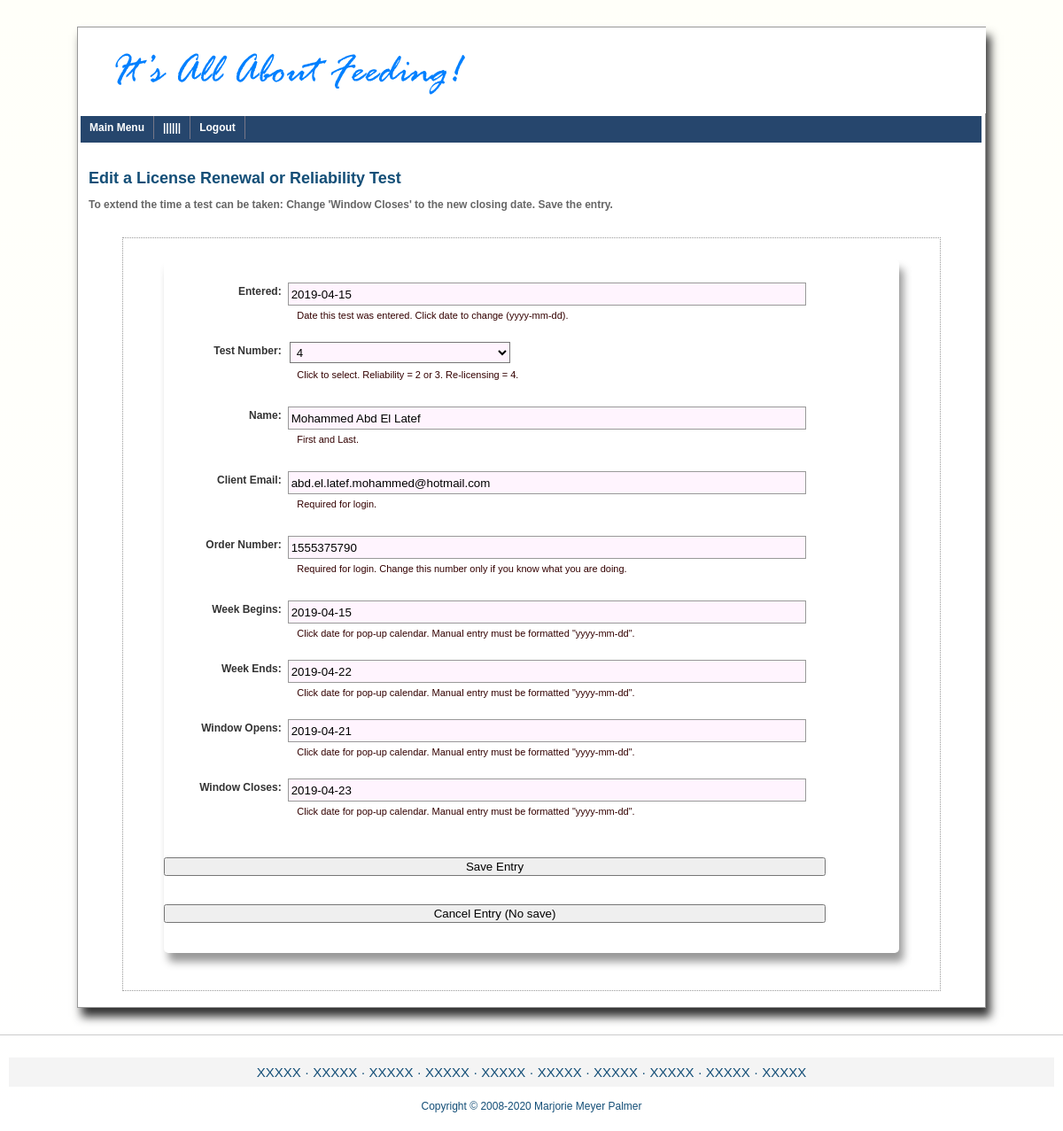
/support_bak/index_app_testsked_edit.php?mid=537 (signed in), run on the app's committed database.
### tables this page shows
CREATE TABLE `apps_testsked_users` (
  `id` int(11) NOT NULL,
  `entered` date NOT NULL,
  `name` varchar(100) NOT NULL,
  `email` varchar(100) NOT NULL,
  `ordernum` varchar(10) NOT NULL,
  `testnum` int(2) NOT NULL,
  `weekopen` date NOT NULL,
  `weekclose` date NOT NULL,
  `winopen` date NOT NULL,
  `winclose` date NOT NULL
);

### support_bak/index_app_testsked_edit.php (the view, shortened to what this page needs)
<?php
include_once "_inc/_always.php";
include_once "_nav/nav_app_testsked_0.php";
$pageTitle    = "Edit a License Renewal or Reliability Test";
$pageSubTitle = "<span style='font-weight:bold;'>To extend the time a test can be taken: Change 'Window Closes' to the new closing date. Save the entry.</span>";
$errorMsg     = array();
if(isset($_REQUEST['mid'])) {
  $mid = $_REQUEST['mid'];
}
$entered    = (isset($_POST['entered'])   && !empty($_POST['entered']))   ? $_POST['entered']   : '';
$name       = (isset($_POST['name'])      && !empty($_POST['name']))      ? $_POST['name']      : '';
$email      = (isset($_POST['email'])     && !empty($_POST['email']))     ? $_POST['email']     : '';
$ordernum   = (isset($_POST['ordernum'])  && !empty($_POST['ordernum']))  ? $_POST['ordernum']  : '';
$testnum    = (isset($_POST['testnum'])   && !empty($_POST['testnum']))   ? $_POST['testnum']   : '';
$weekopen   = (isset($_POST['weekopen'])  && !empty($_POST['weekopen']))  ? $_POST['weekopen']  : '';
$weekclose  = (isset($_POST['weekclose']) && !empty($_POST['weekclose'])) ? $_POST['weekclose'] : '';
$winopen    = (isset($_POST['winopen'])   && !empty($_POST['winopen']))   ? $_POST['winopen']   : '';
$winclose   = (isset($_POST['winclose'])  && !empty($_POST['winclose']))  ? $_POST['winclose']  : '';
if(isset($mid) && !empty($mid)) {
   if($link = db_connect_site()) {
	  if($result = mysqli_query($link,"SELECT * FROM $testskedTBL WHERE id = $mid LIMIT 1")) {
		 if (mysqli_num_rows($result) > 0) {
			$row = mysqli_fetch_assoc($result);
			$entered   = $row['entered'];
			$name      = $row['name'];
			$email     = $row['email'];
			$ordernum  = $row['ordernum'];
			$testnum   = $row['testnum'];
			$weekopen  = $row['weekopen'];
			$weekclose = $row['weekclose'];
			$winopen   = $row['winopen'];
			$winclose  = $row['winclose'];
		  } else { $errorMsg['dbf_empty1'] = "Database empty"; }
	  } else { $errorMsg['dbf_error'] = "Database problem. Cancel edit and try again."; }
   } else { $errorMsg['no_connect'] = "Cannot connect to database"; }
}
?>
<!DOCTYPE html>
<html>
<head>
<link href="_css/css_cms.css" rel="stylesheet" type="text/css">
<link href="_css/css_nav_top.css" rel="stylesheet" type="text/css">
<link href="_css/css_forms_cms.css" rel="stylesheet" type="text/css">
<?php
echo $jq_ui_themes . "\n";
?>
</head>
<body>
<div id="playground">
  <div id='header'><?php showBigLogo(); ?></div>
  <div id='nav_box'>
     <div id='slidemenu' class='jqueryslidemenu'>
     </div>
  </div>
    <div id='content'>
        <?php
	    if(isset($pageTitle) && $pageTitle > '') {
          echo "<div class='pageTitle'>" . $pageTitle . " " . $fname . " " . $lname . "</div>\n";
	    }
        if(isset($pageSubTitle) && $pageSubTitle > '') {
           echo "<div class='pageSubTitle'>" . $pageSubTitle . "</div>\n";
	    }
	    echo "</div>";
	    ?>
        <div class='testsked_form_add_box'>
            <form id="testsked_add" action='<?php echo "{$_SERVER['PHP_SELF']}"?>' method="POST" novalidate>
                <div style='clear:both;height:26px; width:90%;'></div>
                <label for="entered">Entered:</label>
                <input name="entered" id="datepicker0" type="text" value="<?php echo $entered ?>">
                <div class='caption'>Date this test was entered. Click date to change (yyyy-mm-dd).</div>
                <label for="testnum">Test Number:</label>
                <select name="testnum">
                   <option value="<?php echo $testnum;?>"><?php echo $testnum;?></option>
                </select>
                <div class='caption'>Click to select. Reliability = 2 or 3. Re-licensing = 4.</div>
                <div style='clear:both;height:6px; width:90%;'></div>
                <label for="name">Name:</label>
                <input name="name" type="text" value="<?php echo $name ?>" size="30" maxlength="100">
                <div class='caption'>First and Last.</div>
                <div style='clear:both;height:6px; width:90%;'></div>
                <label for="email">Client Email:</label>
                <input name="email" type="text" value="<?php echo $email ?>" size="30" maxlength="100">
                <div class='caption'>Required for login.</div>
                <div style='clear:both;height:6px; width:90%;'></div>
                <label for="ordernum">Order Number:</label>
                <input name="ordernum" type="text" value="<?php echo $ordernum ?>" size="30" maxlength="20">
                <div class='caption'>Required for login. Change this number only if you know what you are doing.</div>
                <div style='clear:both;height:6px; width:90%;'></div>
                <label for="weekopen">Week Begins:</label>
                <input name="weekopen" id="datepicker1" type="text" value="<?php echo $weekopen ?>" size="30" maxlength="10">
                <div class='caption'>Click date for pop-up calendar. Manual entry must be formatted "yyyy-mm-dd".</div>
                <label for="weekclose">Week Ends:</label>
                <input name="weekclose" id="datepicker2" type="text" value="<?php echo $weekclose ?>" size="30" maxlength="10">
                <div class='caption'>Click date for pop-up calendar. Manual entry must be formatted "yyyy-mm-dd".</div>
                <label for="winopen">Window Opens:</label>
                <input name="winopen" id="datepicker3" type="text" value="<?php echo $winopen ?>" size="30" maxlength="10">
                <div class='caption'>Click date for pop-up calendar. Manual entry must be formatted "yyyy-mm-dd".</div>
                <label for="winclose">Window Closes:</label>
                <input name="winclose" id="datepicker4" type="text" value="<?php echo $winclose ?>" size="30" maxlength="10">
                <div class='caption'>Click date for pop-up calendar. Manual entry must be formatted "yyyy-mm-dd".</div>
                <div style='clear:both;height:6px; width:90%;'></div>
                <button type="submit" name="submit" value="submit">Save Entry</button>
                <button type="submit" name="cancel" value="submit">Cancel Entry (No save)</button>
                <div style='clear:both;height:18px; width:90%;'></div>
            </form>
        <div style='clear:both;height:18px; width:90%;'></div>
        </div>
    </div>
  <div id="footer">
  </div>
</div>
</body>
</html>

### support_bak/_css/css_cms.css (style rules this page uses)
html, body, div, span, applet, object, iframe, h1, h2, h3, h4, h5, h6, p, blockquote, pre, a, abbr, acronym, address, big, cite, code, del, dfn, em, img, ins, kbd, q, s, samp, small, strike, strong, sub, sup, tt, var, b, u, i, center, dl, dt, dd, ol, ul, li, fieldset, form, label, legend, table, caption, tbody, tfoot, thead, tr, th, td, article, aside, canvas, details, embed, figure, figcaption, footer, header, hgroup, menu, nav, output, ruby, section, summary, time, mark, audio, video { margin:0; padding:0; border:0; font-size:100%; font:inherit; vertical-align:baseline; }
body { line-height:1; }
body { width:100% margin:0 auto; padding:0; font: 62.5% Arial, Helvetica, sans-serif; background: #FFFBFB; background: -webkit-gradient(linear, left top, left bottom, from(#FFFFF9), to(#FFFFFF)); background: -moz-linear-gradient(top, #FFFFF9, #FFFFFF); }
#playground { width:80%; max-width:1024px; min-width:1024px; margin:30px auto; background-color:#FFFFFF; border:1px solid #999; -moz-box-shadow: 5px 10px 10px #333333; -webkit-box-shadow: 5px 10px 10px #333333; box-shadow: 5px 10px 10px #333333; }
#header { width:99.9%; height:95px; margin:0; padding:0; border:1px solid #FFFFFF; background: #FFFFFF; }
#content { clear:both; width:98%; margin:30px 12px; padding:0; }
#content .pageTitle { clear:both; font-size: 1.8em; font-weight:bold; color:#134E77; margin-bottom:12px; }
#content .pageSubTitle { font-size:1.2em; color:#666; margin-bottom:12px; }
#footer { clear:both; margin:10px 0; padding: 10px; border-top: 1px solid #CCCCCC; text-align:center; font-family:"Trebuchet MS", "Helvetica", "Arial", "Verdana", "sans-serif"; }

### support_bak/_css/css_nav_top.css (style rules this page uses)
#nav_box { width:99.3%; height:30px; margin:3px; background:#26466D; }
.jqueryslidemenu { font: 1.2em Verdana, Geneva, sans-serif; font-weight:bold; background:#26466D; width: 100%; }

### support_bak/_css/css_forms_cms.css (style rules this page uses)
.testsked_form_add_box { clear:both; width:90%; margin: 18px auto; text-align:center; border:1px dotted #999; padding:12px 0; }
#testsked_add { width:90%; margin:12px auto; padding:0px; text-align:left; font:1em Verdana, Geneva, sans-serif; font-weight:bold; color:#333; -moz-border-radius:5px; -webkit-border-radius:5px; -moz-box-shadow:5px 10px 10px #999; -webkit-box-shadow:5px 10px 10px #999; box-shadow:5px 10px 10px #999; }
#testsked_add label { float:left; width:15%; height:24px; font-size:1.2em; margin:0 3px 4px 8px; padding-top:3px; text-align:right; }
#testsked_add input { float:left; width:70%; height:24px; margin:0 0 0px 4px;; padding:0 0 0 3px; border:1px solid #999; background-color:#FFF4FE; }
#testsked_add select { float:left; width:30%; height:24px; margin-left:6px; padding:0 0 0 3px; background-color:#FFF4FE; }
#testsked_add .caption { clear:both; width:80%; height:24px; margin:3px 0 12px 150px; font-size:1.1em; font-weight:normal; color:#300; }
#testsked_add button { width:90%; margin:16px 0; }

### data on the page
apps_testsked_users: entered "2019-04-15", testnum "4", name "Mohammed Abd El Latef", email "abd.el.latef.mohammed@hotmail.com", ordernum "1555375790", weekopen "2019-04-15", weekclose "2019-04-22", winopen "2019-04-21", winclose "2019-04-23"

### other printed values
$pageTitle "Edit a License Renewal or Reliability Test"
